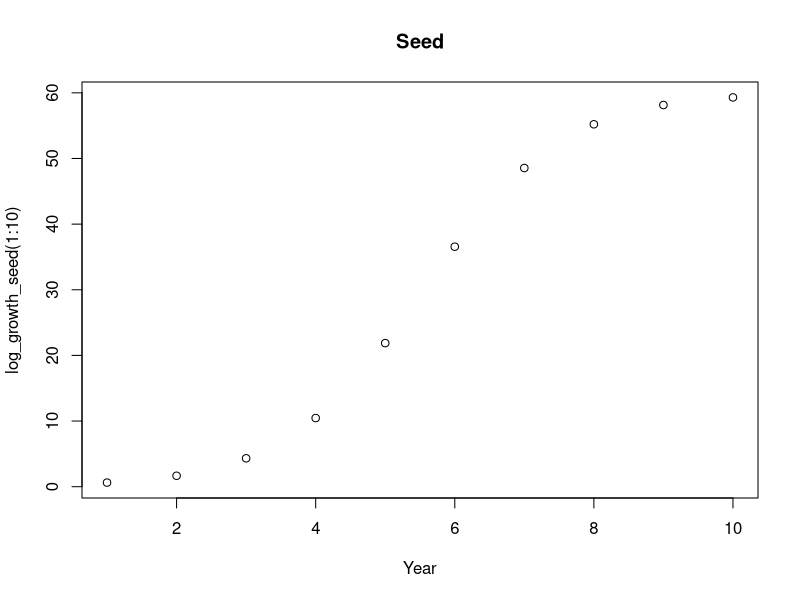

Recreate this plot in R. (Note: this script raises an error after producing the figure.)
# create data table for simulations
# using reference model paramter values
# from the model_params dataframe
library(dplyr)
################################
# Define Paramters
################################
# DataFrame with Model Parameters
model_params <- data.frame(
  rbind(
    methane = list(mean = 0.03, sd = 0.005, units = 'MTCO2e q/ha'), #for baseline
    nitrous_oxide = list(mean = 0.06, sd = 0.03), #for baseline
    biomass = list(mean = 0, sd = 0), #for baseline
    soil = list(mean = 0.169, sd = 0.01) #baseline
  )
)

################################
# Define Functions
################################

# https://www.r-bloggers.com/2019/02/anatomy-of-a-logistic-growth-curve/
# https://www.tjmahr.com/anatomy-of-a-logistic-growth-curve/
# test: plot(logistic_growth(0:10))

### seeding growth curve ###
log_growth_seed<- function(years, scale = 1, asymptote = 60){
  asymptote = asymptote # max size of meadow
  scale=scale
  midpoint=length(years)/1.8 #midpoint at 5.55 years
  seagrass_area_ha <-asymptote / (1 + exp((midpoint - years)*scale))
  return(seagrass_area_ha)
}
plot(log_growth_seed(1:10), xlab = "Year",  main = "Seed") #take a look at the shape of the curve

### transplant growth curve ###
log_growth_transplant<- function(years, scale = 1, asymptote = 60, midpoint = NULL){
  asymptote = asymptote # max size of meadow
  scale=scale
  if (is.null(midpoint)){
    midpoint=length(years)/2.3 #midpoint at 4.3 yrs
  }
  seagrass_area_ha <-asymptote / (1 + exp((midpoint - years)*scale))
  return(seagrass_area_ha)
}
plot(log_growth_trans(1:10), xlab = "Year", main = "Transplant") #take a look at the shape of the curve


### Infill growth curve ### 
# -- How to move the curve to the right 2 years? (no growth until after the infill)
log_growth_infill<- function(years, scale = 1, asymptote = 6, midpoint = NULL){  #why 4?? resolve
  asymptote = asymptote # max size of meadow
  scale=scale
  if (is.null(midpoint)){
    midpoint=length(years)/2.3 #midpoint at 4.3 yrs
  }
  seagrass_area_ha <-asymptote / (1 + exp((midpoint - years)*scale))
  return(seagrass_area_ha)
}
plot(log_growth_infill(1:10), xlab = "Year", main = "Infill", ylim = range(0,8)) #take a look at the shape of the curve




#### methane as a function of area ###

#asympt at 0.2 so... 0.2/60 = 0.0033

methane_rest <- function(){}



create_seagrass_exp <- function(model_params){
  treatments <- c("Seed", "Transplant")
  restoration_status <- c("Baseline", "Restoration")
  year <- seq(from = 0, to = 10)
  plot_growth = cbind(year, project_size_ha = log_growth_transplant(year))
  # create full-factorial combination of the above descriptive variables
  df <- expand.grid(
    treatments=treatments,
    restoration_status=restoration_status,
    year=year)
  # create project size field
  df <- df %>% left_join(plot_growth, by=c('year'), copy=TRUE)
  # draw parameter values from the corresponding distribution
  df$methane <- rnorm(
    n = nrow(df),
    mean = as.numeric(model_params['methane','mean']),
    sd = as.numeric(model_params['methane','sd'])
    ) #produces a list of selected values (nrows long) from the provided distribution 
  df$nitrous_oxide <- rnorm(
    n = nrow(df),
    mean = as.numeric(model_params['nitrous_oxide','mean']),
    sd = as.numeric(model_params['nitrous_oxide','sd'])
  )
  # Modify some parameters based on descriptive variables
  # x <- df[which(df$restoration_status == 'Restoration'),]
  return(df)
}

################################
# Run Routines
################################
# Run functions:
df <- create_seagrass_exp(model_params)




### note on where I am leaving off: 

## I have the baselines for 3 scenarios (seed, transplant, and dredge) -  these are all the same
# next: generate the rest scenarios based on the growth curves. the g curves for seed and transplant are good, 
#but I need to shift the infill curve to the right. 
# add these rest value in the df at the end
